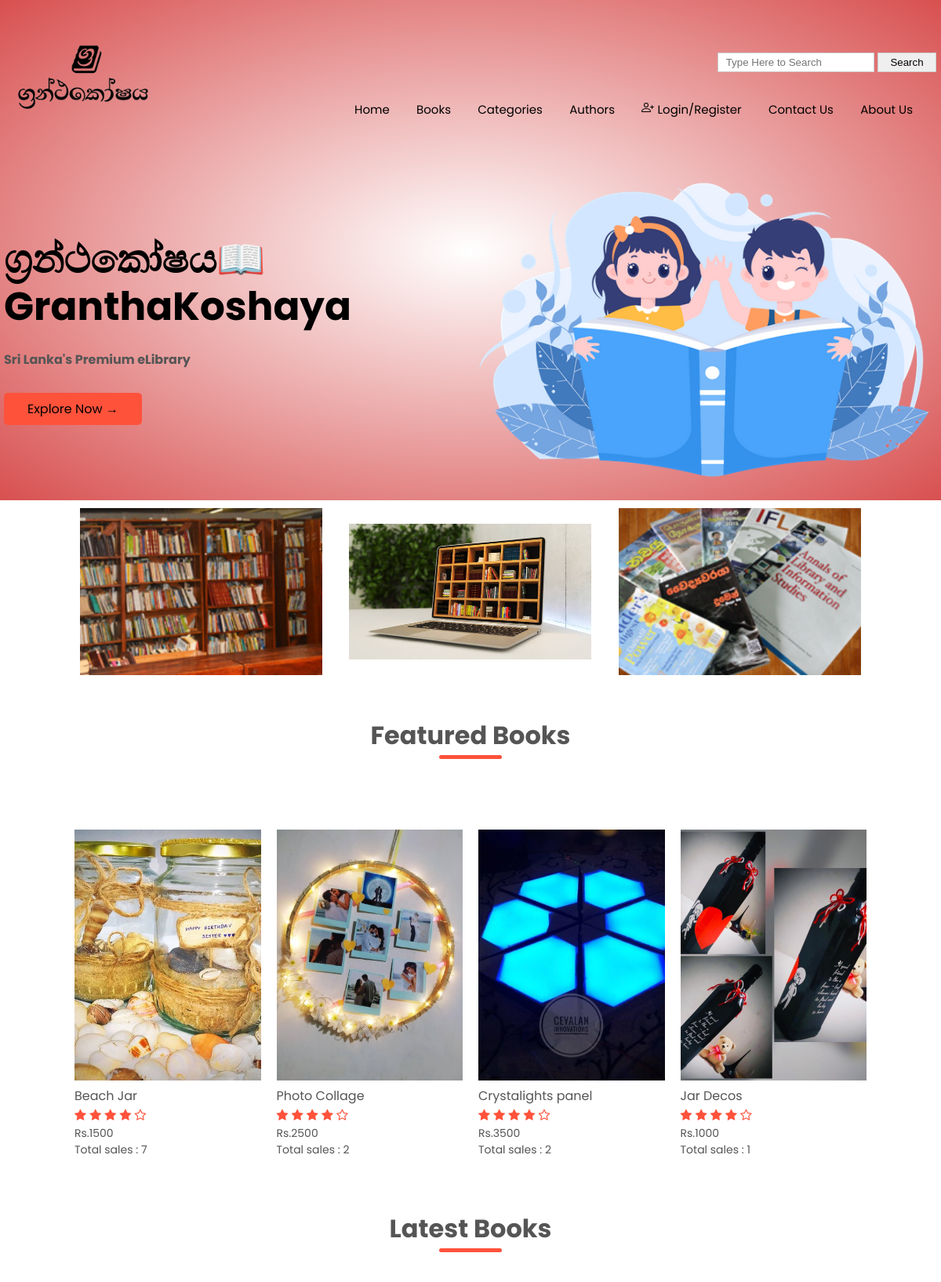
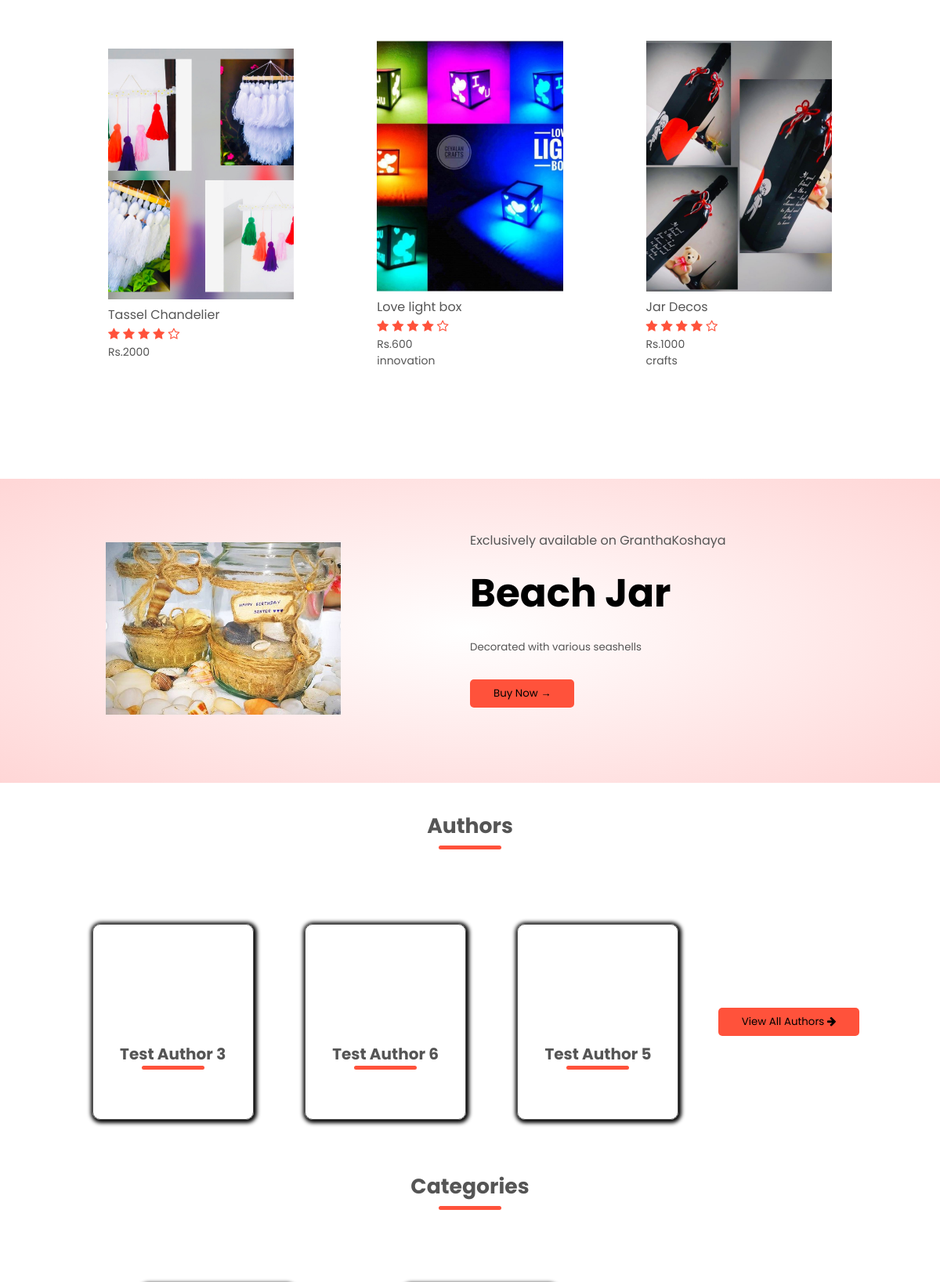
The page / (upper part) on the database its author committed (2 pictures, top to bottom).
### tables this page shows
CREATE TABLE `customer_product` (
  `customer_id` int(11) NOT NULL,
  `product_id` int(11) NOT NULL,
  `qty` int(11) DEFAULT NULL,
  `bill_date` datetime NOT NULL,
  `is_shipped` int(11) DEFAULT NULL,
  `is_received` int(11) DEFAULT NULL
);

CREATE TABLE `product` (
  `id` int(11) NOT NULL,
  `name` varchar(100) DEFAULT NULL,
  `description` varchar(500) DEFAULT NULL,
  `category` varchar(50) DEFAULT NULL,
  `cat_id` int(11) DEFAULT NULL,
  `Author` varchar(11) DEFAULT NULL,
  `Author_ID` int(11) DEFAULT NULL,
  `stars` int(11) DEFAULT NULL,
  `price` double DEFAULT NULL,
  `offer` int(11) DEFAULT NULL,
  `iqty` int(11) DEFAULT NULL,
  `company_id` int(11) DEFAULT NULL,
  `img` varchar(100) DEFAULT NULL,
  `ebook` varchar(100) DEFAULT NULL
);

### src/functions.php (the view, shortened to what this page needs)
<?php
function getMostFamousProducts()
{
    global $db;
    $query = "SELECT *,SUM(qty),product_id FROM customer_product JOIN product on product.id =customer_product.product_id   GROUP BY product_id ORDER BY SUM(qty) DESC LIMIT 12";
    $result = mysqli_query($db, $query);
    while ($row = mysqli_fetch_assoc($result)) {
        $back_path = explode("images", $row["img"]);
?>
        <div class="col-4">
            <a href="product-details.php?id=<?php echo $row["id"]; ?>">
                <img src="<?php echo "images" . $back_path[1] ?>" alt="image" style="
                height:320px;
                object-fit: cover;
                " />
            </a>
            <h4><?php echo $row["name"]; ?></h4>
            <div class="rating">
                <i class="fa fa-star"></i>
                <i class="fa fa-star"></i>
                <i class="fa fa-star"></i>
                <i class="fa fa-star"></i>
                <i class="fa fa-star-o"></i>
            </div>
            <p>Rs.<?php echo $row["price"]; ?></p>
            <p>Total sales : <?php echo $row["SUM(qty)"]; ?></p>
        </div>
<?php
    }
}
?>
<?php
function getMostFamousOne()
{
    global $db;
    $query = "SELECT *,SUM(qty),product_id FROM customer_product JOIN product on product.id =customer_product.product_id   GROUP BY product_id ORDER BY SUM(qty) DESC LIMIT 1";
    $result = mysqli_query($db, $query);
    while ($row = mysqli_fetch_assoc($result)) {
        $back_path = explode("images", $row["img"]);
?>
        <div class="offer">
            <div class="small-container">
                <div class="row">
                    <div class="col-2">
                        <img src="<?php echo "images" . $back_path[1] ?>" class="offer-img" alt="image" style="
                width:400px;
                height:320px;
                object-fit: cover;
                " />
                    </div>
                    <div class="col-2">
                        <p>Exclusively available on GranthaKoshaya </p>
                        <h1><?php echo $row["name"]; ?></h1>
                        <small><?php echo $row["description"]; ?></><br />
                            <a href="product-details.php?id=<?php echo $row["id"]; ?>" class="btn">Buy Now &#8594;</a>
                    </div>
                </div>
            </div>
        </div>
<?php
    }
}
?>
<?php
function getLatestProducts()
{
    global $db;
    $query = "SELECT * FROM product GROUP BY category ORDER BY id DESC";
    $result = mysqli_query($db, $query);
    while ($row = mysqli_fetch_assoc($result)) {
        $back_path = explode("images", $row["img"]);
?>
        <div class="col-4">
            <a href="product-details.php?id=<?php echo $row["id"]; ?>">
                <img src="<?php echo "images" . $back_path[1] ?>" alt="image" style="
                height:320px;
                object-fit: cover;
                " />
            </a>
            <h4><?php echo $row["name"]; ?></h4>
            <div class="rating">
                <i class="fa fa-star"></i>
                <i class="fa fa-star"></i>
                <i class="fa fa-star"></i>
                <i class="fa fa-star"></i>
                <i class="fa fa-star-o"></i>
            </div>
            <p>Rs.<?php echo $row["price"]; ?></p>
            <p><?php echo $row["category"]; ?></p>
        </div>
<?php
    }
}
?>
    <?php function getMostFamousAuthor()
    {
        global $db;
        $query = "SELECT DISTINCT a.Author,a.author_img
FROM author a, product p
WHERE p.Author_ID=a.Author_ID AND p.id IN
(SELECT product_id FROM customer_product GROUP BY product_id ORDER BY COUNT(product_id) DESC)
LIMIT 4;";
        $results = mysqli_query($db, $query);
        if ($results) {
            while ($row = mysqli_fetch_assoc($results)) {
                $img = './images/author images/' . $row['author_img'];
    ?>
                <div style="
    border:1px solid;
    margin: 15px;
    padding:0;
    height: 250px;
    width: 20%;
    position: relative;
    background-image: url('<?php echo $img; ?>');
    background-size: contain;
    display: inline-block;
    text-align: center;
    border-radius: 10px;
    box-shadow: 1px 1px 5px 3px #000000;
    ">
                    <div style="
        display: inline-block;
        position: absolute;
        top : 150px;
        left: 10%;
        width: 80%;
        height: 100px;
        color: #555;
        font-size: 20px;
        font-weight: bold;
        text-align: center;
        ">
                        <?php echo $row['Author']; ?>
                    </div>
                </div>
    <?php
            }
        }
    }
    ?>

### style.css (style rules this page uses)
* { margin: 0; padding: 0; box-sizing: border-box; }
body { font-family: "Poppins", sans-serif !important; }
a { text-decoration: none !important; color: rgb(0, 0, 0) !important; }
p { color: #555; }
.row { margin-top: 1px; display: flex; align-items: center; flex-wrap: wrap; justify-content: space-around; }
.col-2 { flex-basis: 50%; min-width: 300px; }
.col-2 img { max-width: 100%; padding: 1px 0; }
.col-2 h1 { font-size: 50px; line-height: 60px; margin: 25px 0; }
.btn { display: inline-block; background: #ff523b; color: #fff; padding: 8px 30px; margin: 30px 0; border-radius: 5px; transition: background 0.5s; }
.small-container { max-width: 1080px; margin: auto; padding-left: 25px; padding-right: 25px; }
.col-4 { flex-basis: 25%; padding: 10px; min-width: 200px; margin-bottom: 50px; transition: transform 0.5s; }
.col-4 img { width: 100%; }
h4 { color: #555; font-weight: normal; }
.col-4 p { font-size: 14px; }
.rating .fa { color: #ff523b; }
.offer { background: radial-gradient(#fff, #ffd6d6); margin-top: 80px; padding: 30px 0; }
.col-2 .offer-img { padding: 50px; }
small { color: #555; }
* { -webkit-box-sizing: border-box; box-sizing: border-box; }
body { font-family: sans-serif; }

### rows shown on the page
customer_product: product.img (picture), product.name "Beach Jar", product.price "1500", SUM "7", product.description "Decorated with various seashells"
customer_product: product.img (picture), product.name "Photo Collage", product.price "2500", SUM "2"
customer_product: product.img (picture), product.name "Crystalights panel", product.price "3500", SUM "2"
customer_product: product.img (picture), product.name "Jar Decos", product.price "1000", SUM "1"
product: img (picture), name "Tassel Chandelier", price "2000"
product: img (picture), name "Love light box", price "600", category "innovation"
product: img (picture), name "Jar Decos", price "1000", category "crafts"

### other values the page prints
$row['Author'] "Test Author 3"
$row['Author'] "Test Author 6"
$row['Author'] "Test Author 5"
